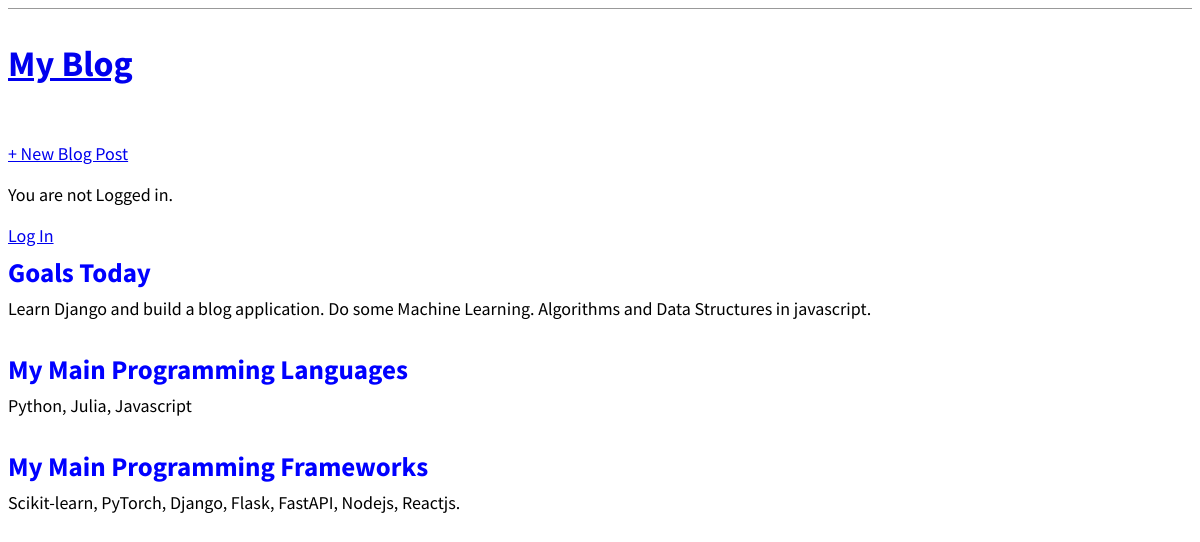
The page / on the database its author committed.
### blog/models.py (models this page shows, shortened)
class Post(models.Model):
    title = models.CharField(max_length=200)
    author = models.ForeignKey(
        'auth.User',
        on_delete=models.CASCADE,
    )
    body = models.TextField()

### blog/views.py (the view)
# urls.py: path('', BlogListView.as_view(), name='home'),
class BlogListView(ListView):
    model = Post
    template_name = 'home.html'

### templates/home.html
{% extends 'base.html' %}
{% block content %}
{% for post in object_list %}
<div class="post-entry">
    <h2><a href="{% url 'post_detail' post.pk %}">{{ post.title }}</a></h2>
    <p>{{ post.body }}</p>
</div>
{% endfor %}
{% endblock content %}

### static/css/base.css (style rules this page uses)
body { font-family: "Source Sans Pro", sans-serif; font-size: 18px; }
.post-entry { margin-bottom: 2rem; }
.post-entry h2 { margin: 0.5rem 0; }
.post-entry h2 a, .post-entry h2 a:visited { color: blue; text-decoration: none; }
.post-entry p { margin: 0; font-weight: 400; }

### rows shown on the page
Post: title "Goals Today", body "Learn Django and build a blog application. Do some Machine Learning. Algorithms and Data Structures in javascript."
Post: title "My Main Programming Languages", body "Python, Julia, Javascript"
Post: title "My Main Programming Frameworks", body "Scikit-learn, PyTorch, Django, Flask, FastAPI, Nodejs, Reactjs."
